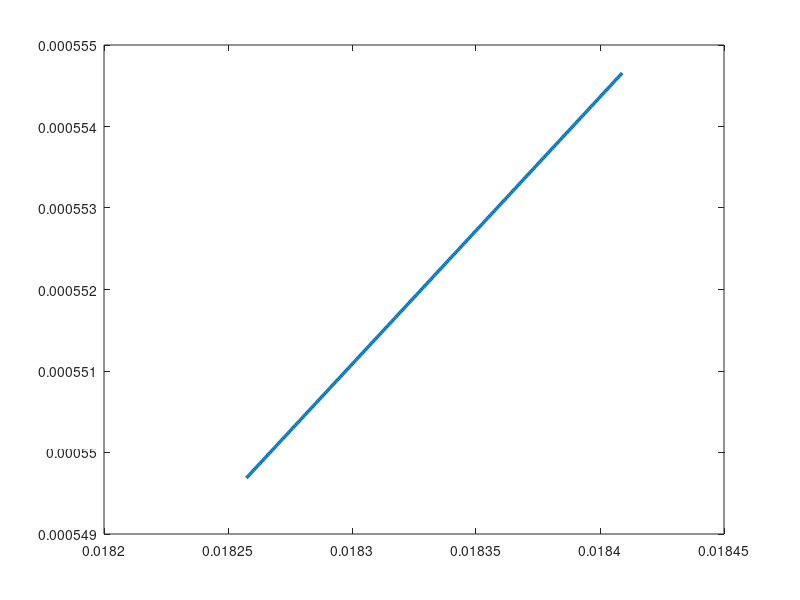

Write MATLAB code to recreate this figure. (Note: this script raises an error after producing the figure.)
clear
clc
%改变Bxy=1 for a fully polarized source
sigma_S=0.01; %the effective beamwidth
delta_xx=0.02;
%delta_yy=0.045;
delta_yy=delta_xx/1.2;
Ax=1;
Ay=1.2;
Bxy=1; 
%%
%for i=1:5
%%   
min=((delta_xx^2+delta_yy^2)/2)^0.5;
max=((delta_xx*delta_yy)/Bxy)^0.5;
mmax=((delta_xx*delta_yy)/Bxy)^0.5+0.0001;
N=300;
delta_xy=linspace(min,max,N);                                                           
Sintillation_focus=zeros(N);
%delta_xy=min:0.0001:max;
%%
Sintillation_in=((Ax.^2).^2+2.*(Ax.*Ay.*Bxy).^2+(Ay.^2).^2)./((Ax.^2+Ay^2).^2);
%%
omiga_xx=((1/(4*sigma_S^2))+(1/(delta_xx^2)))^(-0.5);
omiga_yy=((1/(4*sigma_S^2))+(1/(delta_yy^2)))^(-0.5);
omiga_xy=((1/(4.*sigma_S.^2))+(1./(delta_xy.^2))).^(-0.5);
Sintillation_focus=((Ax.*omiga_xx).^4+2.*(Ax.^2.*Ay.^2.*Bxy.^2.*omiga_xy.^4)+(Ay.*omiga_yy).^4)./((Ax.^2.*omiga_xx.^2+Ay^2.*omiga_yy).^2);
%P=( 1 - 4.*(Ax^2.*Ay^2.*omiga_xx.^2.*omiga_yy.^2  - Ax^2 .*Ay^2 .*Bxy.^2 .*omiga_xy.^4  )./(Ax^2.*omiga_xx.^2 + Ay^2.*omiga_yy.^2 )    )^0.5;
%Sintillation_focus=(1/2).*(1+P.^2);
%%
plot(delta_xy,Sintillation_focus,'Linewidth',2.5)
%
ax = gca();
ax.YRuler.Exponent = -4; 
ax.YRuler.TickLabelFormat = '%.3f';
%
ax = gca();
ax.XRuler.Exponent = -2; 
ax.XRuler.TickLabelFormat = '%.3f';
%hold on
xlabel('\delta_{xy}','Fontsize',20,'Fontname','Times');
ylabel('\sigma_{\itF}^2','Fontsize',20,'Fontname','Times');
set(gca,'fontname','Times New Roman','FontSize',16);
set(gca,'fontname','Times New Roman','FontSize',16);
%set(gca,'XTick',[min,0.033,0.036,0.039,0.042,0.045,mmax],'fontname','Times New Roman','FontSize',20);
%set(gca,'YTick',[0.5,0.6,0.7,0.8,0.9,1],'fontname','Times New Roman','FontSize',20);
%xlim([min,mmax]),
%ylim([0.5,1])

%set(gca,'xTickLabel',num2str(get(gca,'XTick')'))
%set(gca,'yTickLabel',num2str(get(gca,'YTick')'))
%xtickformat('%.4f')

%ylim([0,1]);
%set(gca,'Linewidth',3,'Fontname','Times','Fontsize',17,'Fontweight','Bold','Ytick',[0,0.5,1],'Color','blue',);
title('For a fully polarized source B_{\itxy}=1','fontname','Times New Roman','FontSize',20)

%%
%Ox=[min, max];
%Oy=[Sintillation_in, Sintillation_in];
%Oz=[1,2];
%plot(Ox,Oy,'Linewidth',2.5,'LineStyle','--','color',c(i,:));
%hold on
%p1.LineWidth = 1;
%end

%%

%%
%hold on
%legend('|B_{xy}|=0.4','','|B_{xy}|=0.5','','|B_{xy}|=0.6','','|B_{xy}|=0.7','','|B_{xy}|=0.8','')
